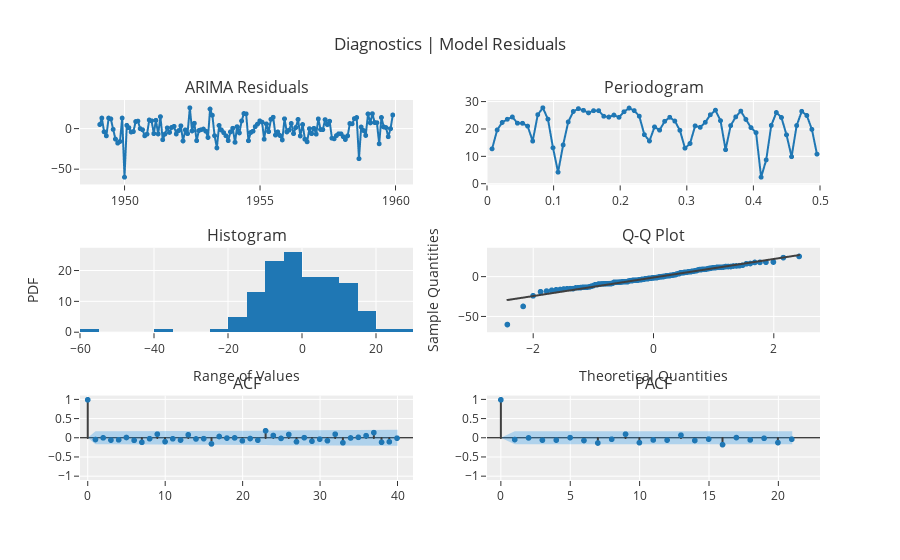

Write notebook code for a chart like this one.
### Code cell
exp.plot_model(sarima111010, plot='diagnostics')

### Figure 1 — Plotly figure (JSON) as saved in the notebook; plotly's stock layout.template omitted (floating-point values rounded to 4 significant figures; data arrays with more than 128 entries replaced by an {"elided": "..."} marker saying what was removed)
{"data": [{"line": {"color": "rgb(31, 119, 180)", "width": 2}, "marker": {"color": "rgb(31, 119, 180)", "size": 5}, "mode": "lines+markers", "name": "ARIMA", "showlegend": false, "type": "scattergl", "x": {"elided": "131 str values"}, "xaxis": "x", "y": {"elided": "131 float values"}, "yaxis": "y"}, {"hoverinfo": "text", "hovertext": ["Freq: 0.0076<br>Ampl: 12.8304<br>Time period: 131.0", "Freq: 0.0153<br>Ampl: 19.7635<br>Time period: 65.5", "Freq: 0.0229<br>Ampl: 22.5325<br>Time period: 43.6667", "Freq: 0.0305<br>Ampl: 23.6975<br>Time period: 32.75", "Freq: 0.0382<br>Ampl: 24.5216<br>Time period: 26.2", "Freq: 0.0458<br>Ampl: 22.2564<br>Time period: 21.8333", "Freq: 0.0534<br>Ampl: 22.2172<br>Time period: 18.7143", "Freq: 0.0611<br>Ampl: 21.1736<br>Time period: 16.375", "Freq: 0.0687<br>Ampl: 15.6855<br>Time period: 14.5556", "Freq: 0.0763<br>Ampl: 25.3702<br>Time period: 13.1", "Freq: 0.084<br>Ampl: 27.8987<br>Time period: 11.9091", "Freq: 0.0916<br>Ampl: 23.7376<br>Time period: 10.9167", "Freq: 0.0992<br>Ampl: 13.2185<br>Time period: 10.0769", "Freq: 0.1069<br>Ampl: 4.2637<br>Time period: 9.3571", "Freq: 0.1145<br>Ampl: 14.2591<br>Time period: 8.7333", "Freq: 0.1221<br>Ampl: 22.7129<br>Time period: 8.1875", "Freq: 0.1298<br>Ampl: 26.5578<br>Time period: 7.7059", "Freq: 0.1374<br>Ampl: 27.5826<br>Time period: 7.2778", "Freq: 0.145<br>Ampl: 26.9681<br>Time period: 6.8947", "Freq: 0.1527<br>Ampl: 26.042<br>Time period: 6.55", "Freq: 0.1603<br>Ampl: 26.839<br>Time period: 6.2381", "Freq: 0.1679<br>Ampl: 26.8459<br>Time period: 5.9545", "Freq: 0.1756<br>Ampl: 24.8049<br>Time period: 5.6957", "Freq: 0.1832<br>Ampl: 24.4912<br>Time period: 5.4583", "Freq: 0.1908<br>Ampl: 25.2239<br>Time period: 5.24", "Freq: 0.1985<br>Ampl: 24.404<br>Time period: 5.0385", "Freq: 0.2061<br>Ampl: 26.457<br>Time period: 4.8519", "Freq: 0.2137<br>Ampl: 27.7935<br>Time period: 4.6786", "Freq: 0.2214<br>Ampl: 26.863<br>Time period: 4.5172", "Freq: 0.229<br>Ampl: 24.8278<br>Time period: 4.3667", "Freq: 0.2366<br>Ampl: 18.0291<br>Time period: 4.2258", "Freq: 0.2443<br>Ampl: 15.7074<br>Time period: 4.0938", "Freq: 0.2519<br>Ampl: 20.8733<br>Time period: 3.9697", "Freq: 0.2595<br>Ampl: 19.7004<br>Time period: 3.8529", "Freq: 0.2672<br>Ampl: 22.941<br>Time period: 3.7429", "Freq: 0.2748<br>Ampl: 24.4158<br>Time period: 3.6389", "Freq: 0.2824<br>Ampl: 23.0253<br>Time period: 3.5405", "Freq: 0.2901<br>Ampl: 19.6399<br>Time period: 3.4474", "Freq: 0.2977<br>Ampl: 13.088<br>Time period: 3.359", "Freq: 0.3053<br>Ampl: 14.8014<br>Time period: 3.275", "Freq: 0.313<br>Ampl: 21.2626<br>Time period: 3.1951", "Freq: 0.3206<br>Ampl: 20.7301<br>Time period: 3.119", "Freq: 0.3282<br>Ampl: 22.5789<br>Time period: 3.0465", "Freq: 0.3359<br>Ampl: 25.3458<br>Time period: 2.9773", "Freq: 0.3435<br>Ampl: 27.0269<br>Time period: 2.9111", "Freq: 0.3511<br>Ampl: 23.1828<br>Time period: 2.8478", "Freq: 0.3588<br>Ampl: 12.5202<br>Time period: 2.7872", "Freq: 0.3664<br>Ampl: 21.3621<br>Time period: 2.7292", "Freq: 0.374<br>Ampl: 24.5753<br>Time period: 2.6735", "Freq: 0.3817<br>Ampl: 26.6854<br>Time period: 2.62", "Freq: 0.3893<br>Ampl: 23.6403<br>Time period: 2.5686", "Freq: 0.3969<br>Ampl: 20.6328<br>Time period: 2.5192", "Freq: 0.4046<br>Ampl: 18.7889<br>Time period: 2.4717", "Freq: 0.4122<br>Ampl: 2.4241<br>Time period: 2.4259", "Freq: 0.4198<br>Ampl: 8.7739<br>Time period: 2.3818", "Freq: 0.4275<br>Ampl: 21.4381<br>Time period: 2.3393", "Freq: 0.4351<br>Ampl: 26.1682<br>Time period: 2.2982", "Freq: 0.4427<br>Ampl: 24.3415<br>Time period: 2.2586", "Freq: 0.4504<br>Ampl: 17.9589<br>Time period: 2.2203", "Freq: 0.458<br>Ampl: 9.9579<br>Time period: 2.1833", "Freq: 0.4656<br>Ampl: 21.377<br>Time period: 2.1475", "Freq: 0.4733<br>Ampl: 26.6083<br>Time period: 2.1129", "Freq: 0.4809<br>Ampl: 25.0736<br>Time period: 2.0794", "Freq: 0.4885<br>Ampl: 19.976<br>Time period: 2.0469", "Freq: 0.4962<br>Ampl: 10.8931<br>Time period: 2.0154"], "line": {"color": "#1f77b4", "width": 2}, "marker": {"size": 5}, "mode": "lines+markers", "name": "ARIMA", "showlegend": false, "type": "scattergl", "x": [0.007634, 0.01527, 0.0229, 0.03053, 0.03817, 0.0458, 0.05344, 0.06107, 0.0687, 0.07634, 0.08397, 0.0916, 0.09924, 0.1069, 0.1145, 0.1221, 0.1298, 0.1374, 0.145, 0.1527, 0.1603, 0.1679, 0.1756, 0.1832, 0.1908, 0.1985, 0.2061, 0.2137, 0.2214, 0.229, 0.2366, 0.2443, 0.2519, 0.2595, 0.2672, 0.2748, 0.2824, 0.2901, 0.2977, 0.3053, 0.313, 0.3206, 0.3282, 0.3359, 0.3435, 0.3511, 0.3588, 0.3664, 0.374, 0.3817, 0.3893, 0.3969, 0.4046, 0.4122, 0.4198, 0.4275, 0.4351, 0.4427, 0.4504, 0.458, 0.4656, 0.4733, 0.4809, 0.4885, 0.4962], "xaxis": "x2", "y": [12.83, 19.76, 22.53, 23.7, 24.52, 22.26, 22.22, 21.17, 15.69, 25.37, 27.9, 23.74, 13.22, 4.264, 14.26, 22.71, 26.56, 27.58, 26.97, 26.04, 26.84, 26.85, 24.8, 24.49, 25.22, 24.4, 26.46, 27.79, 26.86, 24.83, 18.03, 15.71, 20.87, 19.7, 22.94, 24.42, 23.03, 19.64, 13.09, 14.8, 21.26, 20.73, 22.58, 25.35, 27.03, 23.18, 12.52, 21.36, 24.58, 26.69, 23.64, 20.63, 18.79, 2.424, 8.774, 21.44, 26.17, 24.34, 17.96, 9.958, 21.38, 26.61, 25.07, 19.98, 10.89], "yaxis": "y2"}, {"alignmentgroup": "True", "bingroup": "x", "hovertemplate": "variable=ARIMA<br>value=%{x}<br>count=%{y}<extra></extra>", "legendgroup": "ARIMA", "marker": {"color": "#1f77b4", "pattern": {"shape": ""}}, "name": "ARIMA", "offsetgroup": "ARIMA", "orientation": "v", "showlegend": false, "type": "histogram", "x": {"elided": "131 float values"}, "xaxis": "x3", "yaxis": "y3"}, {"marker": {"color": "#1f77b4"}, "mode": "markers", "name": "ARIMA", "showlegend": false, "type": "scattergl", "x": {"elided": "131 float values"}, "xaxis": "x4", "y": {"elided": "131 float values"}, "yaxis": "y4"}, {"line": {"color": "#3f3f3f"}, "mode": "lines", "name": "ARIMA", "showlegend": false, "type": "scattergl", "x": {"elided": "131 float values"}, "xaxis": "x4", "y": {"elided": "131 float values"}, "yaxis": "y4"}, {"line": {"color": "#3f3f3f"}, "mode": "lines", "name": "ACF", "showlegend": false, "type": "scattergl", "x": [0, 0], "xaxis": "x5", "y": [0, 1], "yaxis": "y5"}, {"line": {"color": "#3f3f3f"}, "mode": "lines", "name": "ACF", "showlegend": false, "type": "scattergl", "x": [1, 1], "xaxis": "x5", "y": [0, -0.04027], "yaxis": "y5"}, {"line": {"color": "#3f3f3f"}, "mode": "lines", "name": "ACF", "showlegend": false, "type": "scattergl", "x": [2, 2], "xaxis": "x5", "y": [0, 0.00402], "yaxis": "y5"}, {"line": {"color": "#3f3f3f"}, "mode": "lines", "name": "ACF", "showlegend": false, "type": "scattergl", "x": [3, 3], "xaxis": "x5", "y": [0, -0.05448], "yaxis": "y5"}, {"line": {"color": "#3f3f3f"}, "mode": "lines", "name": "ACF", "showlegend": false, "type": "scattergl", "x": [4, 4], "xaxis": "x5", "y": [0, -0.0482], "yaxis": "y5"}, {"line": {"color": "#3f3f3f"}, "mode": "lines", "name": "ACF", "showlegend": false, "type": "scattergl", "x": [5, 5], "xaxis": "x5", "y": [0, 0.01324], "yaxis": "y5"}, {"line": {"color": "#3f3f3f"}, "mode": "lines", "name": "ACF", "showlegend": false, "type": "scattergl", "x": [6, 6], "xaxis": "x5", "y": [0, -0.06034], "yaxis": "y5"}, {"line": {"color": "#3f3f3f"}, "mode": "lines", "name": "ACF", "showlegend": false, "type": "scattergl", "x": [7, 7], "xaxis": "x5", "y": [0, -0.1119], "yaxis": "y5"}, {"line": {"color": "#3f3f3f"}, "mode": "lines", "name": "ACF", "showlegend": false, "type": "scattergl", "x": [8, 8], "xaxis": "x5", "y": [0, -0.018], "yaxis": "y5"}, {"line": {"color": "#3f3f3f"}, "mode": "lines", "name": "ACF", "showlegend": false, "type": "scattergl", "x": [9, 9], "xaxis": "x5", "y": [0, 0.0995], "yaxis": "y5"}, {"line": {"color": "#3f3f3f"}, "mode": "lines", "name": "ACF", "showlegend": false, "type": "scattergl", "x": [10, 10], "xaxis": "x5", "y": [0, -0.09669], "yaxis": "y5"}, {"line": {"color": "#3f3f3f"}, "mode": "lines", "name": "ACF", "showlegend": false, "type": "scattergl", "x": [11, 11], "xaxis": "x5", "y": [0, -0.0201], "yaxis": "y5"}, {"line": {"color": "#3f3f3f"}, "mode": "lines", "name": "ACF", "showlegend": false, "type": "scattergl", "x": [12, 12], "xaxis": "x5", "y": [0, -0.0537], "yaxis": "y5"}, {"line": {"color": "#3f3f3f"}, "mode": "lines", "name": "ACF", "showlegend": false, "type": "scattergl", "x": [13, 13], "xaxis": "x5", "y": [0, 0.0836], "yaxis": "y5"}, {"line": {"color": "#3f3f3f"}, "mode": "lines", "name": "ACF", "showlegend": false, "type": "scattergl", "x": [14, 14], "xaxis": "x5", "y": [0, -0.02526], "yaxis": "y5"}, {"line": {"color": "#3f3f3f"}, "mode": "lines", "name": "ACF", "showlegend": false, "type": "scattergl", "x": [15, 15], "xaxis": "x5", "y": [0, -0.01722], "yaxis": "y5"}, {"line": {"color": "#3f3f3f"}, "mode": "lines", "name": "ACF", "showlegend": false, "type": "scattergl", "x": [16, 16], "xaxis": "x5", "y": [0, -0.1537], "yaxis": "y5"}, {"line": {"color": "#3f3f3f"}, "mode": "lines", "name": "ACF", "showlegend": false, "type": "scattergl", "x": [17, 17], "xaxis": "x5", "y": [0, 0.03963], "yaxis": "y5"}, {"line": {"color": "#3f3f3f"}, "mode": "lines", "name": "ACF", "showlegend": false, "type": "scattergl", "x": [18, 18], "xaxis": "x5", "y": [0, -0.002814], "yaxis": "y5"}, {"line": {"color": "#3f3f3f"}, "mode": "lines", "name": "ACF", "showlegend": false, "type": "scattergl", "x": [19, 19], "xaxis": "x5", "y": [0, 0.002956], "yaxis": "y5"}, {"line": {"color": "#3f3f3f"}, "mode": "lines", "name": "ACF", "showlegend": false, "type": "scattergl", "x": [20, 20], "xaxis": "x5", "y": [0, -0.07368], "yaxis": "y5"}, {"line": {"color": "#3f3f3f"}, "mode": "lines", "name": "ACF", "showlegend": false, "type": "scattergl", "x": [21, 21], "xaxis": "x5", "y": [0, -0.01361], "yaxis": "y5"}, {"line": {"color": "#3f3f3f"}, "mode": "lines", "name": "ACF", "showlegend": false, "type": "scattergl", "x": [22, 22], "xaxis": "x5", "y": [0, -0.05759], "yaxis": "y5"}, {"line": {"color": "#3f3f3f"}, "mode": "lines", "name": "ACF", "showlegend": false, "type": "scattergl", "x": [23, 23], "xaxis": "x5", "y": [0, 0.1893], "yaxis": "y5"}, {"line": {"color": "#3f3f3f"}, "mode": "lines", "name": "ACF", "showlegend": false, "type": "scattergl", "x": [24, 24], "xaxis": "x5", "y": [0, 0.06557], "yaxis": "y5"}, {"line": {"color": "#3f3f3f"}, "mode": "lines", "name": "ACF", "showlegend": false, "type": "scattergl", "x": [25, 25], "xaxis": "x5", "y": [0, -0.01067], "yaxis": "y5"}, {"line": {"color": "#3f3f3f"}, "mode": "lines", "name": "ACF", "showlegend": false, "type": "scattergl", "x": [26, 26], "xaxis": "x5", "y": [0, 0.09183], "yaxis": "y5"}, {"line": {"color": "#3f3f3f"}, "mode": "lines", "name": "ACF", "showlegend": false, "type": "scattergl", "x": [27, 27], "xaxis": "x5", "y": [0, -0.09791], "yaxis": "y5"}, {"line": {"color": "#3f3f3f"}, "mode": "lines", "name": "ACF", "showlegend": false, "type": "scattergl", "x": [28, 28], "xaxis": "x5", "y": [0, 0.008241], "yaxis": "y5"}, {"line": {"color": "#3f3f3f"}, "mode": "lines", "name": "ACF", "showlegend": false, "type": "scattergl", "x": [29, 29], "xaxis": "x5", "y": [0, -0.08353], "yaxis": "y5"}, {"line": {"color": "#3f3f3f"}, "mode": "lines", "name": "ACF", "showlegend": false, "type": "scattergl", "x": [30, 30], "xaxis": "x5", "y": [0, -0.03032], "yaxis": "y5"}, {"line": {"color": "#3f3f3f"}, "mode": "lines", "name": "ACF", "showlegend": false, "type": "scattergl", "x": [31, 31], "xaxis": "x5", "y": [0, -0.07084], "yaxis": "y5"}, {"line": {"color": "#3f3f3f"}, "mode": "lines", "name": "ACF", "showlegend": false, "type": "scattergl", "x": [32, 32], "xaxis": "x5", "y": [0, 0.09963], "yaxis": "y5"}, {"line": {"color": "#3f3f3f"}, "mode": "lines", "name": "ACF", "showlegend": false, "type": "scattergl", "x": [33, 33], "xaxis": "x5", "y": [0, -0.1242], "yaxis": "y5"}, {"line": {"color": "#3f3f3f"}, "mode": "lines", "name": "ACF", "showlegend": false, "type": "scattergl", "x": [34, 34], "xaxis": "x5", "y": [0, 0.0008989], "yaxis": "y5"}, {"line": {"color": "#3f3f3f"}, "mode": "lines", "name": "ACF", "showlegend": false, "type": "scattergl", "x": [35, 35], "xaxis": "x5", "y": [0, 0.01713], "yaxis": "y5"}, {"line": {"color": "#3f3f3f"}, "mode": "lines", "name": "ACF", "showlegend": false, "type": "scattergl", "x": [36, 36], "xaxis": "x5", "y": [0, 0.06047], "yaxis": "y5"}, {"line": {"color": "#3f3f3f"}, "mode": "lines", "name": "ACF", "showlegend": false, "type": "scattergl", "x": [37, 37], "xaxis": "x5", "y": [0, 0.1404], "yaxis": "y5"}, {"line": {"color": "#3f3f3f"}, "mode": "lines", "name": "ACF", "showlegend": false, "type": "scattergl", "x": [38, 38], "xaxis": "x5", "y": [0, -0.112], "yaxis": "y5"}, {"line": {"color": "#3f3f3f"}, "mode": "lines", "name": "ACF", "showlegend": false, "type": "scattergl", "x": [39, 39], "xaxis": "x5", "y": [0, -0.1001], "yaxis": "y5"}, {"line": {"color": "#3f3f3f"}, "mode": "lines", "name": "ACF", "showlegend": false, "type": "scattergl", "x": [40, 40], "xaxis": "x5", "y": [0, -0.005015], "yaxis": "y5"}, {"marker": {"color": "#1f77b4", "size": 6}, "mode": "markers", "name": "ACF", "showlegend": false, "type": "scattergl", "x": [0, 1, 2, 3, 4, 5, 6, 7, 8, 9, 10, 11, 12, 13, 14, 15, 16, 17, 18, 19, 20, 21, 22, 23, 24, 25, 26, 27, 28, 29, 30, 31, 32, 33, 34, 35, 36, 37, 38, 39, 40], "xaxis": "x5", "y": [1, -0.04027, 0.00402, -0.05448, -0.0482, 0.01324, -0.06034, -0.1119, -0.018, 0.0995, -0.09669, -0.0201, -0.0537, 0.0836, -0.02526, -0.01722, -0.1537, 0.03963, -0.002814, 0.002956, -0.07368, -0.01361, -0.05759, 0.1893, 0.06557, -0.01067, 0.09183, -0.09791, 0.008241, -0.08353, -0.03032, -0.07084, 0.09963, -0.1242, 0.0008989, 0.01713, 0.06047, 0.1404, -0.112, -0.1001, -0.005015], "yaxis": "y5"}, {"line": {"color": "rgba(255,255,255,0)"}, "mode": "lines", "name": "UC", "showlegend": false, "type": "scatter", "x": [0, 1, 2, 3, 4, 5, 6, 7, 8, 9, 10, 11, 12, 13, 14, 15, 16, 17, 18, 19, 20, 21, 22, 23, 24, 25, 26, 27, 28, 29, 30, 31, 32, 33, 34, 35, 36, 37, 38, 39, 40], "xaxis": "x5", "y": [0, 0.1712, 0.1715, 0.1715, 0.172, 0.1724, 0.1725, 0.1731, 0.1752, 0.1752, 0.1769, 0.1784, 0.1785, 0.179, 0.1801, 0.1802, 0.1803, 0.1841, 0.1843, 0.1843, 0.1843, 0.1852, 0.1852, 0.1857, 0.1913, 0.192, 0.192, 0.1933, 0.1947, 0.1947, 0.1958, 0.1959, 0.1967, 0.1981, 0.2004, 0.2004, 0.2004, 0.201, 0.2038, 0.2056, 0.2071], "yaxis": "y5"}, {"fill": "tonexty", "fillcolor": "rgba(32, 146, 230,0.3)", "line": {"color": "rgba(255,255,255,0)"}, "mode": "lines", "name": "LC", "showlegend": false, "type": "scatter", "x": [0, 1, 2, 3, 4, 5, 6, 7, 8, 9, 10, 11, 12, 13, 14, 15, 16, 17, 18, 19, 20, 21, 22, 23, 24, 25, 26, 27, 28, 29, 30, 31, 32, 33, 34, 35, 36, 37, 38, 39, 40], "xaxis": "x5", "y": [0, -0.1712, -0.1715, -0.1715, -0.172, -0.1724, -0.1725, -0.1731, -0.1752, -0.1752, -0.1769, -0.1784, -0.1785, -0.179, -0.1801, -0.1802, -0.1803, -0.1841, -0.1843, -0.1843, -0.1843, -0.1852, -0.1852, -0.1857, -0.1913, -0.192, -0.192, -0.1933, -0.1947, -0.1947, -0.1958, -0.1959, -0.1967, -0.1981, -0.2004, -0.2004, -0.2004, -0.201, -0.2038, -0.2056, -0.2071], "yaxis": "y5"}, {"line": {"color": "#3f3f3f"}, "mode": "lines", "name": "PACF", "showlegend": false, "type": "scattergl", "x": [0, 0], "xaxis": "x6", "y": [0, 1], "yaxis": "y6"}, {"line": {"color": "#3f3f3f"}, "mode": "lines", "name": "PACF", "showlegend": false, "type": "scattergl", "x": [1, 1], "xaxis": "x6", "y": [0, -0.04058], "yaxis": "y6"}, {"line": {"color": "#3f3f3f"}, "mode": "lines", "name": "PACF", "showlegend": false, "type": "scattergl", "x": [2, 2], "xaxis": "x6", "y": [0, 0.00244], "yaxis": "y6"}, {"line": {"color": "#3f3f3f"}, "mode": "lines", "name": "PACF", "showlegend": false, "type": "scattergl", "x": [3, 3], "xaxis": "x6", "y": [0, -0.05559], "yaxis": "y6"}, {"line": {"color": "#3f3f3f"}, "mode": "lines", "name": "PACF", "showlegend": false, "type": "scattergl", "x": [4, 4], "xaxis": "x6", "y": [0, -0.05448], "yaxis": "y6"}, {"line": {"color": "#3f3f3f"}, "mode": "lines", "name": "PACF", "showlegend": false, "type": "scattergl", "x": [5, 5], "xaxis": "x6", "y": [0, 0.009725], "yaxis": "y6"}, {"line": {"color": "#3f3f3f"}, "mode": "lines", "name": "PACF", "showlegend": false, "type": "scattergl", "x": [6, 6], "xaxis": "x6", "y": [0, -0.06573], "yaxis": "y6"}, {"line": {"color": "#3f3f3f"}, "mode": "lines", "name": "PACF", "showlegend": false, "type": "scattergl", "x": [7, 7], "xaxis": "x6", "y": [0, -0.1312], "yaxis": "y6"}, {"line": {"color": "#3f3f3f"}, "mode": "lines", "name": "PACF", "showlegend": false, "type": "scattergl", "x": [8, 8], "xaxis": "x6", "y": [0, -0.03308], "yaxis": "y6"}, {"line": {"color": "#3f3f3f"}, "mode": "lines", "name": "PACF", "showlegend": false, "type": "scattergl", "x": [9, 9], "xaxis": "x6", "y": [0, 0.1003], "yaxis": "y6"}, {"line": {"color": "#3f3f3f"}, "mode": "lines", "name": "PACF", "showlegend": false, "type": "scattergl", "x": [10, 10], "xaxis": "x6", "y": [0, -0.1217], "yaxis": "y6"}, {"line": {"color": "#3f3f3f"}, "mode": "lines", "name": "PACF", "showlegend": false, "type": "scattergl", "x": [11, 11], "xaxis": "x6", "y": [0, -0.05154], "yaxis": "y6"}, {"line": {"color": "#3f3f3f"}, "mode": "lines", "name": "PACF", "showlegend": false, "type": "scattergl", "x": [12, 12], "xaxis": "x6", "y": [0, -0.05464], "yaxis": "y6"}, {"line": {"color": "#3f3f3f"}, "mode": "lines", "name": "PACF", "showlegend": false, "type": "scattergl", "x": [13, 13], "xaxis": "x6", "y": [0, 0.07345], "yaxis": "y6"}, {"line": {"color": "#3f3f3f"}, "mode": "lines", "name": "PACF", "showlegend": false, "type": "scattergl", "x": [14, 14], "xaxis": "x6", "y": [0, -0.06558], "yaxis": "y6"}, {"line": {"color": "#3f3f3f"}, "mode": "lines", "name": "PACF", "showlegend": false, "type": "scattergl", "x": [15, 15], "xaxis": "x6", "y": [0, -0.02928], "yaxis": "y6"}, {"line": {"color": "#3f3f3f"}, "mode": "lines", "name": "PACF", "showlegend": false, "type": "scattergl", "x": [16, 16], "xaxis": "x6", "y": [0, -0.1741], "yaxis": "y6"}, {"line": {"color": "#3f3f3f"}, "mode": "lines", "name": "PACF", "showlegend": false, "type": "scattergl", "x": [17, 17], "xaxis": "x6", "y": [0, 0.01094], "yaxis": "y6"}, {"line": {"color": "#3f3f3f"}, "mode": "lines", "name": "PACF", "showlegend": false, "type": "scattergl", "x": [18, 18], "xaxis": "x6", "y": [0, -0.05027], "yaxis": "y6"}, {"line": {"color": "#3f3f3f"}, "mode": "lines", "name": "PACF", "showlegend": false, "type": "scattergl", "x": [19, 19], "xaxis": "x6", "y": [0, -0.006979], "yaxis": "y6"}, {"line": {"color": "#3f3f3f"}, "mode": "lines", "name": "PACF", "showlegend": false, "type": "scattergl", "x": [20, 20], "xaxis": "x6", "y": [0, -0.1214], "yaxis": "y6"}, {"line": {"color": "#3f3f3f"}, "mode": "lines", "name": "PACF", "showlegend": false, "type": "scattergl", "x": [21, 21], "xaxis": "x6", "y": [0, -0.03153], "yaxis": "y6"}, {"marker": {"color": "#1f77b4", "size": 6}, "mode": "markers", "name": "PACF", "showlegend": false, "type": "scattergl", "x": [0, 1, 2, 3, 4, 5, 6, 7, 8, 9, 10, 11, 12, 13, 14, 15, 16, 17, 18, 19, 20, 21], "xaxis": "x6", "y": [1, -0.04058, 0.00244, -0.05559, -0.05448, 0.009725, -0.06573, -0.1312, -0.03308, 0.1003, -0.1217, -0.05154, -0.05464, 0.07345, -0.06558, -0.02928, -0.1741, 0.01094, -0.05027, -0.006979, -0.1214, -0.03153], "yaxis": "y6"}, {"line": {"color": "rgba(255,255,255,0)"}, "mode": "lines", "name": "UC", "showlegend": false, "type": "scatter", "x": [0, 1, 2, 3, 4, 5, 6, 7, 8, 9, 10, 11, 12, 13, 14, 15, 16, 17, 18, 19, 20, 21], "xaxis": "x6", "y": [0, 0.1712, 0.1712, 0.1712, 0.1712, 0.1712, 0.1712, 0.1712, 0.1712, 0.1712, 0.1712, 0.1712, 0.1712, 0.1712, 0.1712, 0.1712, 0.1712, 0.1712, 0.1712, 0.1712, 0.1712, 0.1712], "yaxis": "y6"}, {"fill": "tonexty", "fillcolor": "rgba(32, 146, 230,0.3)", "line": {"color": "rgba(255,255,255,0)"}, "mode": "lines", "name": "LC", "showlegend": false, "type": "scatter", "x": [0, 1, 2, 3, 4, 5, 6, 7, 8, 9, 10, 11, 12, 13, 14, 15, 16, 17, 18, 19, 20, 21], "xaxis": "x6", "y": [0, -0.1712, -0.1712, -0.1712, -0.1712, -0.1712, -0.1712, -0.1712, -0.1712, -0.1712, -0.1712, -0.1712, -0.1712, -0.1712, -0.1712, -0.1712, -0.1712, -0.1712, -0.1712, -0.1712, -0.1712, -0.1712], "yaxis": "y6"}], "layout": {"annotations": [{"font": {"size": 16}, "showarrow": false, "text": "ARIMA Residuals", "x": 0.225, "xanchor": "center", "xref": "paper", "y": 1, "yanchor": "bottom", "yref": "paper"}, {"font": {"size": 16}, "showarrow": false, "text": "Periodogram", "x": 0.775, "xanchor": "center", "xref": "paper", "y": 1, "yanchor": "bottom", "yref": "paper"}, {"font": {"size": 16}, "showarrow": false, "text": "Histogram", "x": 0.225, "xanchor": "center", "xref": "paper", "y": 0.6111, "yanchor": "bottom", "yref": "paper"}, {"font": {"size": 16}, "showarrow": false, "text": "Q-Q Plot", "x": 0.775, "xanchor": "center", "xref": "paper", "y": 0.6111, "yanchor": "bottom", "yref": "paper"}, {"font": {"size": 16}, "showarrow": false, "text": "ACF", "x": 0.225, "xanchor": "center", "xref": "paper", "y": 0.2222, "yanchor": "bottom", "yref": "paper"}, {"font": {"size": 16}, "showarrow": false, "text": "PACF", "x": 0.775, "xanchor": "center", "xref": "paper", "y": 0.2222, "yanchor": "bottom", "yref": "paper"}], "showlegend": false, "title": {"text": "Diagnostics | Model Residuals"}, "xaxis": {"anchor": "y", "domain": [0, 0.45]}, "xaxis2": {"anchor": "y2", "domain": [0.55, 1], "range": [0, 0.5]}, "xaxis3": {"anchor": "y3", "domain": [0, 0.45], "title": {"text": "Range of Values"}}, "xaxis4": {"anchor": "y4", "domain": [0.55, 1], "title": {"text": "Theoretical Quantities"}}, "xaxis5": {"anchor": "y5", "domain": [0, 0.45], "range": [-1, 42]}, "xaxis6": {"anchor": "y6", "domain": [0.55, 1], "range": [-1, 23]}, "yaxis": {"anchor": "x", "domain": [0.7778, 1]}, "yaxis2": {"anchor": "x2", "domain": [0.7778, 1]}, "yaxis3": {"anchor": "x3", "domain": [0.3889, 0.6111], "title": {"text": "PDF"}}, "yaxis4": {"anchor": "x4", "domain": [0.3889, 0.6111], "title": {"text": "Sample Quantities"}}, "yaxis5": {"anchor": "x5", "domain": [0, 0.2222], "range": [-1.1, 1.1], "zerolinecolor": "#000000"}, "yaxis6": {"anchor": "x6", "domain": [0, 0.2222], "range": [-1.1, 1.1], "zerolinecolor": "#000000"}}}
